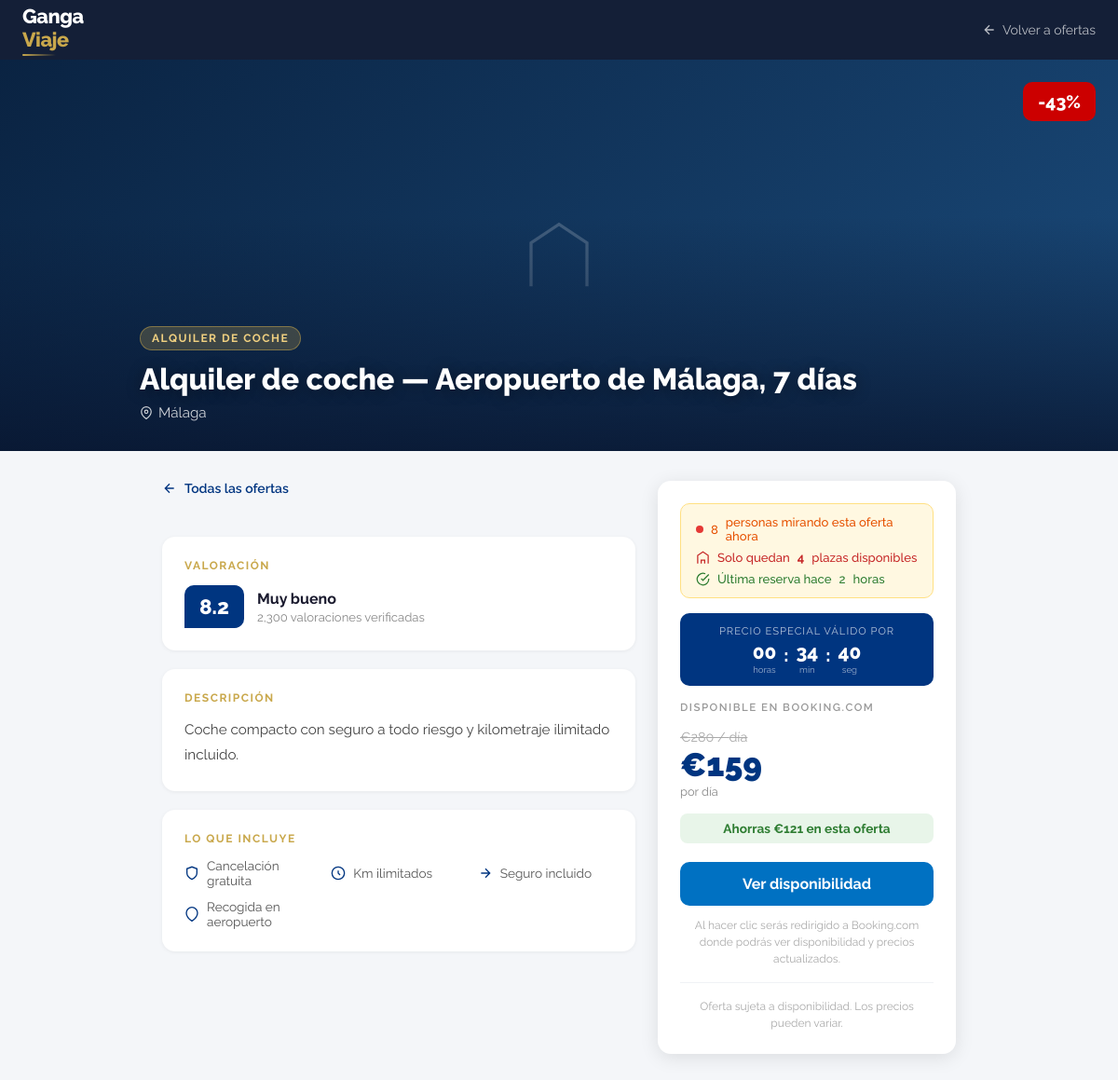
The page /oferta/11 on the database its author committed.
### tables this page shows
CREATE TABLE deals (
            id                INTEGER PRIMARY KEY AUTOINCREMENT,
            title             TEXT    NOT NULL,
            description       TEXT    DEFAULT '',
            location          TEXT    DEFAULT '',
            original_price    REAL,
            sale_price        REAL    NOT NULL,
            discount_pct      INTEGER DEFAULT 0,
            image_url         TEXT    DEFAULT '',
            affiliate_url     TEXT    NOT NULL,
            source            TEXT    NOT NULL DEFAULT 'booking',
            category          TEXT    DEFAULT 'espana',
            rating            REAL    DEFAULT 0,
            reviews_count     INTEGER DEFAULT 0,
            tipo              TEXT    DEFAULT 'hotel',
            checkin           TEXT,
            checkout          TEXT,
            created_at        TEXT    DEFAULT (datetime('now')),
            published_telegram INTEGER DEFAULT 0,
            active            INTEGER DEFAULT 1
        );

### app.py (the view)
@app.route("/oferta/<int:deal_id>")
def oferta(deal_id: int):
    deal = database.get_deal(deal_id)
    if not deal:
        abort(404)
    return render_template("deal.html", deal=deal, destinos=config.DESTINOS)

### database.py (called while the page is built)
def get_conn():
    conn = sqlite3.connect(DB_PATH)
    conn.row_factory = sqlite3.Row
    return conn

def get_deal(deal_id: int) -> dict | None:
    conn = get_conn()
    row = conn.execute("SELECT * FROM deals WHERE id = ?", (deal_id,)).fetchone()
    conn.close()
    return dict(row) if row else None

### templates/deal.html (shortened to what this page needs)
<!DOCTYPE html>
<html lang="es">
<head>
</head>
<body>
<nav>
  <div class="nav-inner">
    <a href="/" class="logo">
      <div class="logo-wrap">
        <span class="logo-name">Ganga<span>Viaje</span></span>
        <i class="logo-line"></i>
      </div>
    </a>
    <a href="/" class="back-btn">
      <svg viewBox="0 0 24 24" fill="none" stroke="currentColor" stroke-width="2"><path d="M19 12H5M12 5l-7 7 7 7"/></svg>
      Volver a ofertas
    </a>
  </div>
</nav>
<div class="deal-hero">
  {% if deal.image_url %}
  <div class="deal-hero-placeholder" style="display:none">
    <svg viewBox="0 0 24 24" fill="none" stroke="currentColor" stroke-width="1"><path d="M3 22V8l9-6 9 6v14"/></svg>
  </div>
  {% else %}
  <div class="deal-hero-placeholder">
    <svg viewBox="0 0 24 24" fill="none" stroke="currentColor" stroke-width="1"><path d="M3 22V8l9-6 9 6v14"/></svg>
  </div>
  {% endif %}
  <div class="deal-hero-overlay"></div>
  <div class="deal-hero-info">
    <div class="deal-hero-info-inner">
      <div class="deal-tipo-badge">
        {% if deal.tipo == 'hotel' %}Hotel
        {% elif deal.tipo == 'apartamento' %}Apartamento
        {% elif deal.tipo == 'villa' %}Villa
        {% elif deal.tipo == 'actividad' %}Actividad
        {% elif deal.tipo == 'coche' %}Alquiler de coche
        {% else %}Oferta{% endif %}
      </div>
      <h1 class="deal-hero-title">{{ deal.title }}</h1>
      {% if deal.location %}
      <div class="deal-hero-location">
        <svg viewBox="0 0 24 24" fill="none" stroke="currentColor" stroke-width="2"><path d="M21 10c0 7-9 13-9 13s-9-6-9-13a9 9 0 0118 0z"/><circle cx="12" cy="10" r="3"/></svg>
        {{ deal.location }}
      </div>
      {% endif %}
    </div>
  </div>
  {% if deal.discount_pct %}<div class="discount-badge">-{{ deal.discount_pct }}%</div>{% endif %}
</div>
<main>
  <div class="deal-body">
    <a href="/" class="back-link">
      <svg viewBox="0 0 24 24" fill="none" stroke="currentColor" stroke-width="2" width="16" height="16"><path d="M19 12H5M12 5l-7 7 7 7"/></svg>
      Todas las ofertas
    </a>
    {% if deal.rating and deal.rating > 0 %}
    <div class="card">
      <div class="card-title">Valoración</div>
      <div class="rating-row">
        <div class="rating-big">{{ "%.1f"|format(deal.rating) }}</div>
        <div class="rating-info">
          <div class="rating-label">
            {% if deal.rating >= 9 %}Excepcional
            {% elif deal.rating >= 8 %}Muy bueno
            {% elif deal.rating >= 7 %}Bueno
            {% else %}Aceptable{% endif %}
          </div>
          {% if deal.reviews_count %}<div class="rating-count">{{ "{:,}".format(deal.reviews_count) }} valoraciones verificadas</div>{% endif %}
        </div>
      </div>
    </div>
    {% endif %}
    {% if deal.description %}
    <div class="card">
      <div class="card-title">Descripción</div>
      <p class="description">{{ deal.description }}</p>
    </div>
    {% endif %}
    <div class="card">
      <div class="card-title">Lo que incluye</div>
      <div class="features-grid">
        {% if deal.tipo in ['hotel', 'apartamento', 'villa'] %}
        <div class="feature"><svg viewBox="0 0 24 24" fill="none" stroke="currentColor" stroke-width="2"><path d="M12 22s8-4 8-10V5l-8-3-8 3v7c0 6 8 10 8 10z"/></svg>Cancelación gratuita</div>
        <div class="feature"><svg viewBox="0 0 24 24" fill="none" stroke="currentColor" stroke-width="2"><circle cx="12" cy="12" r="10"/><path d="M12 8v4l3 3"/></svg>Check-in flexible</div>
        <div class="feature"><svg viewBox="0 0 24 24" fill="none" stroke="currentColor" stroke-width="2"><path d="M5 12h14M12 5l7 7-7 7"/></svg>Confirmación inmediata</div>
        <div class="feature"><svg viewBox="0 0 24 24" fill="none" stroke="currentColor" stroke-width="2"><rect x="2" y="3" width="20" height="14" rx="2"/><path d="M8 21h8M12 17v4"/></svg>Wifi incluido</div>
        {% elif deal.tipo == 'coche' %}
        <div class="feature"><svg viewBox="0 0 24 24" fill="none" stroke="currentColor" stroke-width="2"><path d="M12 22s8-4 8-10V5l-8-3-8 3v7c0 6 8 10 8 10z"/></svg>Cancelación gratuita</div>
        <div class="feature"><svg viewBox="0 0 24 24" fill="none" stroke="currentColor" stroke-width="2"><circle cx="12" cy="12" r="10"/><path d="M12 8v4l3 3"/></svg>Km ilimitados</div>
        <div class="feature"><svg viewBox="0 0 24 24" fill="none" stroke="currentColor" stroke-width="2"><path d="M5 12h14M12 5l7 7-7 7"/></svg>Seguro incluido</div>
        <div class="feature"><svg viewBox="0 0 24 24" fill="none" stroke="currentColor" stroke-width="2"><path d="M21 10c0 7-9 13-9 13s-9-6-9-13a9 9 0 0118 0z"/></svg>Recogida en aeropuerto</div>
        {% endif %}
      </div>
    </div>
  </div>
  <div class="booking-box">
    <div class="urgency-bar">
      <div class="urgency-item urgency-viewers">
        <span class="pulse"></span>
        <span id="viewers">14</span> personas mirando esta oferta ahora
      </div>
      <div class="urgency-item urgency-rooms">
        <svg viewBox="0 0 24 24" fill="none" stroke="currentColor" stroke-width="2"><path d="M3 22V8l9-6 9 6v14"/><path d="M9 22v-6h6v6"/></svg>
        Solo quedan <strong id="rooms">3</strong> plazas disponibles
      </div>
      <div class="urgency-item urgency-booking">
        <svg viewBox="0 0 24 24" fill="none" stroke="currentColor" stroke-width="2"><path d="M22 11.08V12a10 10 0 1 1-5.93-9.14"/><polyline points="22 4 12 14.01 9 11.01"/></svg>
        Última reserva hace <span id="last-booking">2</span> horas
      </div>
    </div>
    <div class="countdown-box">
      <div class="countdown-label">Precio especial válido por</div>
      <div class="countdown-timer">
        <div class="countdown-unit"><span class="countdown-num" id="cd-h">08</span><span class="countdown-sub">horas</span></div>
        <div class="countdown-sep">:</div>
        <div class="countdown-unit"><span class="countdown-num" id="cd-m">34</span><span class="countdown-sub">min</span></div>
        <div class="countdown-sep">:</div>
        <div class="countdown-unit"><span class="countdown-num" id="cd-s">22</span><span class="countdown-sub">seg</span></div>
      </div>
    </div>
    <div class="booking-source">Disponible en Booking.com</div>
    {% set unidad = "persona" if deal.tipo == "actividad" else ("día" if deal.tipo == "coche" else "noche") %}
    {% if deal.original_price and deal.original_price > deal.sale_price %}
    <div class="booking-price-original">€{{ "%.0f"|format(deal.original_price) }} / {{ unidad }}</div>
    {% endif %}
    <div class="booking-price">€{{ "%.0f"|format(deal.sale_price) }}</div>
    <div class="booking-price-unit">por {{ unidad }}</div>
    {% if deal.original_price and deal.original_price > deal.sale_price %}
    <div class="booking-saving">Ahorras €{{ "%.0f"|format(deal.original_price - deal.sale_price) }} en esta oferta</div>
    {% endif %}
    <a href="{{ deal.affiliate_url }}" class="booking-cta" target="_blank" rel="noopener">
      Ver disponibilidad
    </a>
    <div class="booking-note">Al hacer clic serás redirigido a Booking.com donde podrás ver disponibilidad y precios actualizados.</div>
    <hr class="booking-divider">
    <div class="booking-note">Oferta sujeta a disponibilidad. Los precios pueden variar.</div>
  </div>
</main>
</body>
</html>

### rows shown on the page
deals: title "Alquiler de coche — Aeropuerto de Málaga, 7 días", location "Málaga", discount_pct "43", rating "8.2", reviews_count "2,300", description "Coche compacto con seguro a todo riesgo y kilometraje ilimitado incluido.", original_price "280", sale_price "159", deal.original_price-deal.sale_price "121"

### other values the page prints
{{ unidad }} "día"
